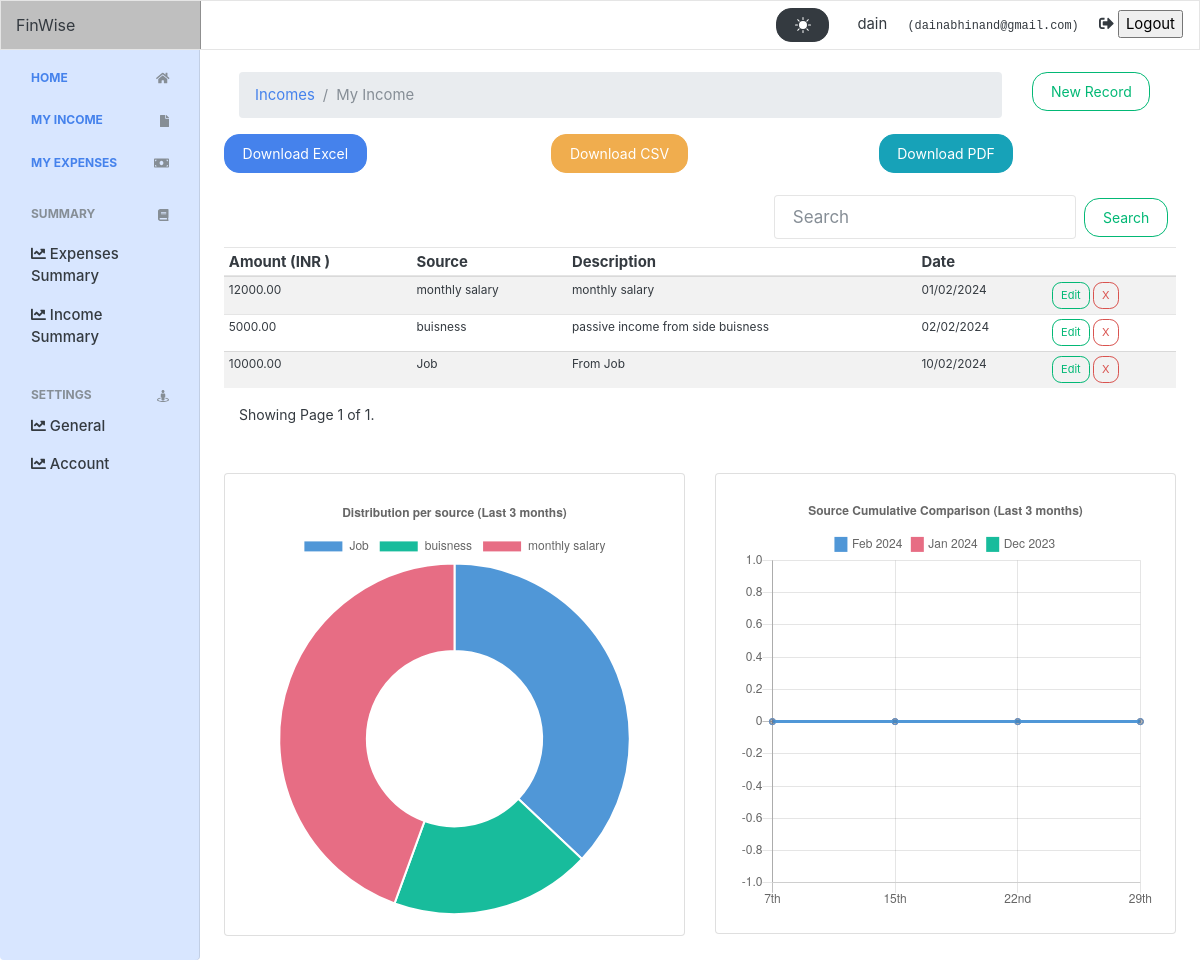
Screenshot of /income/ (signed in) with the database file from the repository.
### income/models.py (models this page shows, shortened)
class Income(models.Model):
    amount = models.DecimalField(max_digits=10, decimal_places=2, blank=False, null=False)
    currency = models.CharField(max_length=20, default="USD")
    created_at = models.DateTimeField(auto_now=True)
    description = models.TextField(default='_')
    income_date = models.DateField(default=timezone.now)
    source = models.CharField(max_length=100, null=False, blank=False, default="Salary")
    owner = models.ForeignKey(to=User, on_delete=models.CASCADE)
    class Meta:
        ordering = ['-created_at']

### income/views.py (the view)
# urls.py: path("income/", include("income.urls")),
@login_required(login_url='/authentication/login')
def income(request):
    if not Setting.objects.filter(user=request.user).exists():
        messages.info(request, 'Please choose your preferred currency')
        return redirect('general-settings')
    sources = Source.objects.all()
    income_objects = Income.objects.filter(owner=request.user)
    paginator = Paginator(income_objects, 5)  # Show 5 items per page.
    page_number = request.GET.get('page')
    page_obj = paginator.get_page(page_number)
    context = {
        'currency': Setting.objects.get(user=request.user).currency.split('-')[0],
        'sources': sources,
        'income': income_objects,
        'page_obj': page_obj,
    }
    return render(request=request, template_name='income/index.html', context=context)

### templates/income/index.html (shortened to what this page needs)
{% extends 'base.html' %}
{% load static %}
{% block content %}
<section id="dashboard" class="py-4">
  <div class="container">
<div class="row">
<div class="col-md-10">
<nav aria-label="breadcrumb">
  <ol class="breadcrumb">
    <li class="breadcrumb-item"><a href="{% url 'income' %}">Incomes</a></li>
    <li class="breadcrumb-item active" aria-current="page">My Income</li>
  </ol>
</nav>
</div>
<div class="col-md-2">
<a type="button" href="{% url 'income_add'%}" class="btn btn-outline-success" >New Record</a>
  </div>
</div>
</div>
{% if not income.count %}
<div class="my-1 p-5">
<h3>No Records yet </h3>
<a href="{% url 'income_add' %}">Submit your first</a>
</div>
{% else %}
    <div class="row">
        <div class="col-md-4">
            <a href="{% url 'i-export-excel' %}" class="btn btn-primary"> Download Excel</a>
        </div>
        <div class="col-md-4">
            <a href="{% url 'i-export-csv' %}" class="btn btn-warning"> Download CSV</a>
        </div>
        <div class="col-md-4">
            <form method="GET" action="{% url 'i-export-pdf' %}">
                <input name="download"
                       class="btn btn-info btn-very-small"
                       type="submit"
                       value="Download PDF">
            </form>
        </div>
    </div>
 <form class="form-inline my-2 my-lg-0 float-right p-2">
      <input class="form-control mr-sm-2" type="search" placeholder="Search"  id="search" aria-label="Search">
      <button class="btn btn-outline-success my-2 my-sm-0 search-btn" type="submit">Search</button>
    </form>
    <div class='table-area table-responsive'>
<table class="table table-hover table-striped table-sm">
  <thead>
    <tr>
      <th scope="col">Amount  ({{currency}})</th>
        <th scope="col">Source</th>
      <th scope="col">Description</th>
       <th scope="col">Date</th>
        <th scope="col"></th>
    </tr>
  </thead>
  <tbody>
{% for i in page_obj%}
     <tr class="text-sm-left small">
      <td>{{i.amount}}</td>
       <td>{{i.source }}</td>
      <td>{{i.description}}</td>
      <td>{{i.income_date|date:'d/m/Y' }}</td>
<td>
 <a type="button" class="btn btn-outline-success btn-sm"  href={%  url 'income_edit' i.id %}>Edit</a>
 <button type="button" class="btn btn-outline-danger btn-sm" data-toggle="modal" data-target="#exampleModal">X</button>
</td>
    </tr>
{% endfor %}
  </tbody>
</table>
</div>
<div class="container container-pagination">
<span class="current">
       Showing     Page {{ page_obj.number }} of {{ page_obj.paginator.num_pages }}.
        </span>
</div>
{% include 'partials/_main-income-charts.html' %}
{% endif %}
  </div>
  </div>
{%endblock%}

### templates/partials/_sidebar.html (shortened to what this page needs)
<nav class="navbar navbar-light fixed-top bg-light flex-md-nowrap p-0">
    <a class="navbar-brand col-sm-3 col-md-2 mr-0" href="#">FinWise</a>
    <ul class="navbar-nav px-3">
        <li class="nav-item text-nowrap">
            <a>
                <button id="darkModeToggle" class="btn btn-dark mr-4">
                </button>
                <span class="pr-3">{{ request.user.username }}</span>
                <small class="pr-3 text-sm text-monospace">({{ request.user.email }})</small>
            </a>
            <a>
                <form action="{% url 'logout' %}" method="POST" style="display:inline">
                    <i class="fas icon fa-sign-out-alt"></i>
                    <input type="submit" class="" value='Logout' href="{% url 'login' %}">
                </form>
            </a>
        </li>
    </ul>
</nav>
<div class="container-fluid">
    <div class="row">
        <nav class="col-md-2 d-none d-md-block sidebar bg-light rounded mt-4" style="background-color: #d8e6ff !important; padding: 15px;">
            <div class="sidebar-sticky">
                <ul class="nav flex-column">
                    <h6 class="sidebar-heading d-flex justify-content-between align-items-center px-3 mt-4 mb-1 text-muted">
                        <a href="{% url 'homepage' %}">Home</a>
                        <a class="d-flex align-items-center text-muted" href="{% url 'homepage' %}">
                            <i class="fa fa-home"></i>
                        </a>
                    </h6>
                    <li class="nav-item">
                        <h6 class="sidebar-heading d-flex justify-content-between align-items-center px-3 mt-4 mb-1 text-muted">
                            <a href="{% url 'income' %}">My income</a>
                            <a href="" class="d-flex align-items-center text-muted">
                                <i class="fa fa-file"></i>
                            </a>
                        </h6>
                    </li>
                    <li class="nav-item">
                        <h6 class="sidebar-heading d-flex justify-content-between align-items-center px-3 mt-4 mb-1 text-muted">
                            <a href="{% url 'expenses' %}">My Expenses</a>
                            <a href="" class="d-flex align-items-center text-muted">
                                <i class="fa fa-money-bill"></i>
                            </a>
                        </h6>
                    </li>
                    <h6 class="sidebar-heading d-flex justify-content-between align-items-center px-3 mt-4 mb-1 text-muted">
                        <span>Summary</span>
                        <a class="d-flex align-items-center text-muted" href="#">
                            <i class="fa fa-book"></i>
                        </a>
                    </h6>
                    <ul class="nav flex-column mb-2">
                        <li class="nav-item">
                            <a class="nav-link text-dark" href="{% url 'expenses-summary' %}">
                                <i class="fa fa-chart-line"></i> Expenses Summary
                            </a>
                        </li>
                        <li class="nav-item">
                            <a class="nav-link text-dark" href="{% url 'income-summary' %}">
                                <i class="fa fa-chart-line"></i> Income Summary
                            </a>
                        </li>
                    </ul>
                    <h6 class="sidebar-heading d-flex justify-content-between align-items-center px-3 mt-4 mb-1 text-muted">
                        <span>Settings</span>
                        <a class="d-flex align-items-center text-muted" href="#">
                            <i class="fa fa-street-view"></i>
                        </a>
                    </h6>
                    <ul class="nav flex-column mb-2">
                        <li class="nav-item">
                            <a class="nav-link text-dark" href="{% url 'general-settings' %}">
                                <i class="fa fa-chart-line"></i> General
                            </a>
                        </li>
                        <li class="nav-item">
                            <a class="nav-link text-dark" href="{% url 'general-settings' %}">
                                <i class="fa fa-chart-line"></i> Account
                            </a>
                        </li>
                    </ul>
                </ul>
            </div>
        </nav>

### finwise/static/css/dashboard.css (style rules this page uses)
body { font-size: 0.875rem; }
.sidebar { position: fixed; top: 0; bottom: 0; left: 0; z-index: 100; padding: 48px 0 0; box-shadow: inset -1px 0 0 rgba(0, 0, 0, 0.1); }
.sidebar-sticky { position: relative; top: 0; height: calc(100vh - 48px); padding-top: 0.5rem; overflow-x: hidden; overflow-y: auto; }
.sidebar .nav-link { font-weight: 500; }
.sidebar-heading { font-size: 0.75rem; text-transform: uppercase; }
.navbar-brand { padding-top: 0.75rem; padding-bottom: 0.75rem; font-size: 1rem; background-color: rgba(0, 0, 0, 0.25); box-shadow: inset -1px 0 0 rgba(0, 0, 0, 0.25); }

### templates/base.html (style rules this page uses)
body { transition: background-color 0.5s ease; }

### rows the page displays
Income: amount "12000.00", source "monthly salary", description "monthly salary", income_date "01/02/2024"
Income: amount "5000.00", source "buisness", description "passive income from side buisness", income_date "02/02/2024"
Income: amount "10000.00", source "Job", description "From Job", income_date "10/02/2024"

### other values shown
{{ request.user.username }} "dain"
{{ request.user.email }} "dainabhinand@gmail.com"
{{ currency }} "INR"
{{ page_obj.number }} "1"
{{ page_obj.paginator.num_pages }} "1"
